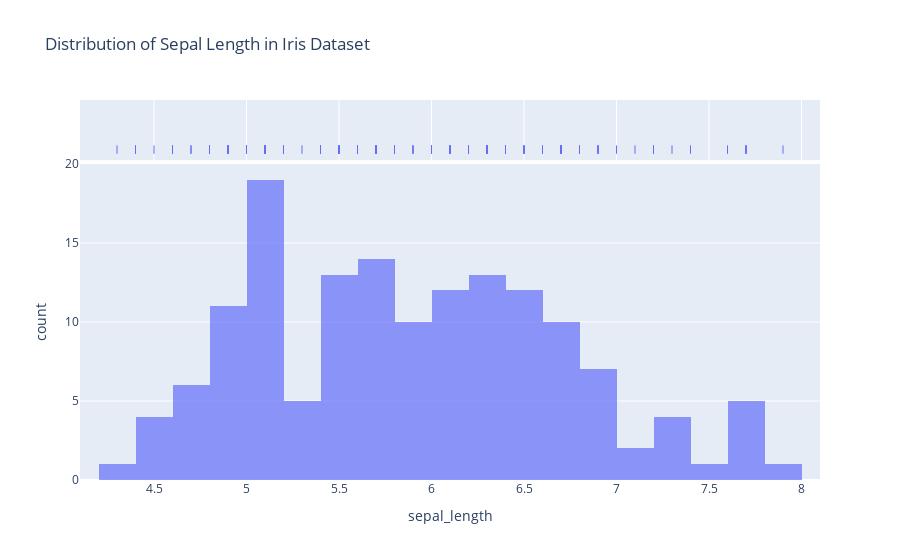

The notebook cell this image was saved under:
### Markdown cell above
### Question5

### Code cell
# the distplot function is a part of the Seaborn library, not Plotly Express. It is used to create a histogram along with a kernel density estimate (KDE) plot to visualize the distribution of a single numerical variable. The distplot function combines both a histogram and a KDE curve, providing a smooth representation of the underlying data distribution.

# If you want to use Plotly Express to plot a similar type of distribution plot, you can use the histogram function, which can create a histogram with optional KDE curve or probability density function (PDF) curve.

# Here's an example of how to plot a distribution using Plotly Express:

import plotly.express as px

# Load the "iris" dataset
iris_data = px.data.iris()

# Plot a distribution using Plotly Express
fig = px.histogram(iris_data, x='sepal_length', nbins=30, opacity=0.7, marginal='rug',
                   title='Distribution of Sepal Length in Iris Dataset')

# Show the plot
fig.show()

# In this code, we used px.histogram from Plotly Express to create the distribution plot. The x parameter is set to 'sepal_length' to specify the numerical column for the x-axis. The nbins parameter sets the number of bins for the histogram, and the opacity parameter sets the transparency level of the bars.

# The marginal parameter is set to 'rug' to display small vertical lines (rug plot) along the x-axis, which shows individual data points' positions. You can change it to 'box', 'violin', or other options to display additional distribution summaries.

# The title parameter sets the title of the plot.

# Running this code will create an interactive distribution plot (histogram) of the 'sepal_length' column in the "iris" dataset using Plotly Express. The plot will include the histogram and rug plot for individual data points' positions. You can explore the plot by hovering over the bars or data points.

### Figure 1 — Plotly figure (JSON) as saved in the notebook; plotly's stock layout.template omitted (floating-point values rounded to 4 significant figures; data arrays with more than 128 entries replaced by an {"elided": "..."} marker saying what was removed)
{"data": [{"alignmentgroup": "True", "bingroup": "x", "hovertemplate": "sepal_length=%{x}<br>count=%{y}<extra></extra>", "legendgroup": "", "marker": {"color": "#636efa", "opacity": 0.7, "pattern": {"shape": ""}}, "name": "", "nbinsx": 30, "offsetgroup": "", "orientation": "v", "showlegend": false, "type": "histogram", "x": {"elided": "150 float values"}, "xaxis": "x", "yaxis": "y"}, {"alignmentgroup": "True", "boxpoints": "all", "fillcolor": "rgba(255,255,255,0)", "hoveron": "points", "hovertemplate": "sepal_length=%{x}<extra></extra>", "jitter": 0, "legendgroup": "", "line": {"color": "rgba(255,255,255,0)"}, "marker": {"color": "#636efa", "symbol": "line-ns-open"}, "name": "", "offsetgroup": "", "showlegend": false, "type": "box", "x": {"elided": "150 float values"}, "xaxis": "x2", "yaxis": "y2"}], "layout": {"autosize": true, "barmode": "relative", "legend": {"tracegroupgap": 0}, "title": {"text": "Distribution of Sepal Length in Iris Dataset"}, "xaxis": {"anchor": "y", "autorange": true, "domain": [0, 1], "range": [4.1, 8.1], "title": {"text": "sepal_length"}, "type": "linear"}, "xaxis2": {"anchor": "y2", "autorange": true, "domain": [0, 1], "matches": "x", "range": [4.1, 8.1], "showgrid": true, "showticklabels": false, "type": "linear"}, "yaxis": {"anchor": "x", "autorange": true, "domain": [0, 0.8316], "range": [0, 20], "title": {"text": "count"}}, "yaxis2": {"anchor": "x2", "autorange": true, "domain": [0.8416, 1], "matches": "y2", "range": [-0.6176, 0.5], "showgrid": false, "showline": false, "showticklabels": false, "ticks": "", "type": "category"}}}
